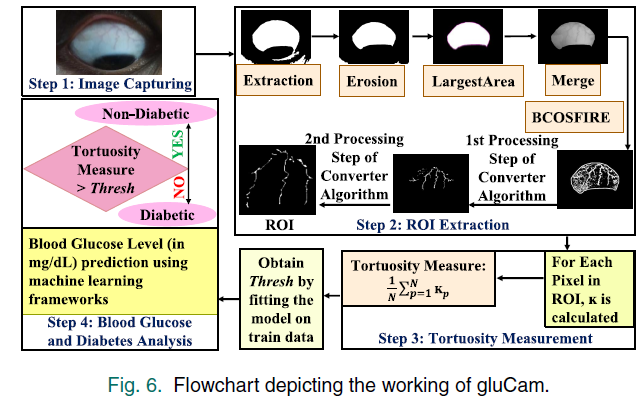
#> input picture images/1.png, 642 x 416 px
$ python -i roi_tccc.py   (imports and definitions only)
#> lines starting #> are read from the running program, lines starting #| are printed output that depends on the picture; after the words box and inside, x2 and y2 are one past the last pixel; in counts of white or black regions, pixels touching at a corner belong together
import cv2
import numpy as np
import cosfire as c
from skimage.segmentation import chan_vese
import cv2
import math

ALLOWED_EXTENSIONS = set(['txt', 'pdf', 'png', 'jpg', 'jpeg', 'gif'])
DIR_PATH = ""
OUTPUT = []

# F:\gfg\Vaak-Bhaavna-main\media\documents\2.wav

def main(path: str):

#> called with path = '../images/1.png'
	img = cv2.imread(path)
#> img is the input picture: shape (416, 642, 3); mean B, G, R 189.8, 197.8, 201.7

	img1,img2,img3,img4,torsion=bloodGlucose(img)
	# img1,img2,imgc3,img4=encodeImg(img1),encodeImg(img2),encodeImg(img3),encodeImg(img4)

	return torsion

def allowed_file(filename):
	return '.' in filename and filename.rsplit('.', 1)[1].lower() in ALLOWED_EXTENSIONS

# [111 lines left out: functions findSide, drawLine, not called in this run]

def start(imageOrg):
	image = cv2.cvtColor(imageOrg, cv2.COLOR_BGR2GRAY)
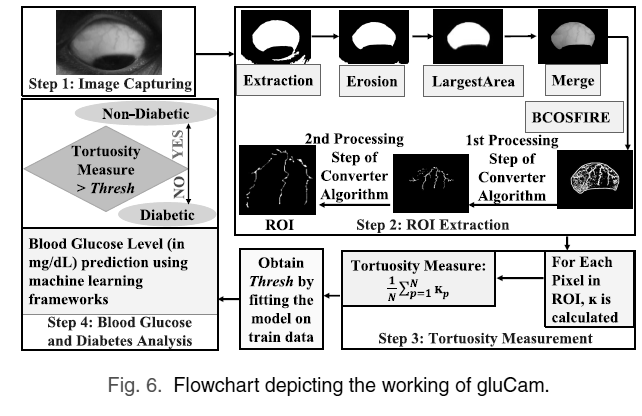
#> image: shape (416, 642); min 0, max 255, mean 198.1
	imgshape=image.shape
#> imgshape = (416, 642)
	cv = chan_vese(image, mu=0.25, lambda1=1, lambda2=1, tol=1e-3, max_num_iter=200, dt=0.5, init_level_set="checkerboard", extended_output=True)
	# cv = chan_vese(image, mu=0.25, lambda1=1, lambda2=1, tol=1e-3, max_iter=200, dt=0.5, init_level_set="checkerboard", extended_output=True)

	filename = 'savedImagechanvasa.jpg'
	chanVese=cv[0]*255
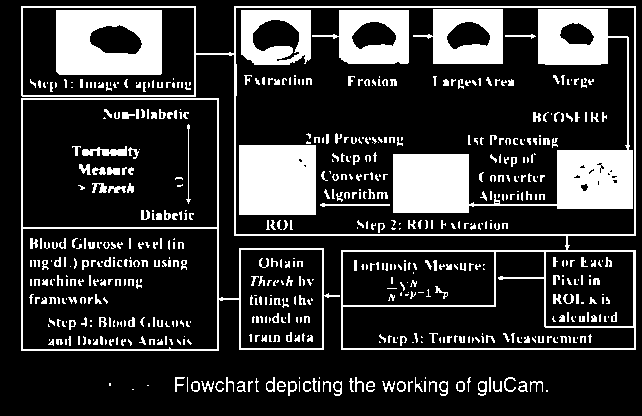
#> chanVese: shape (416, 642) int64; 20.4% white; 612 white regions (314 under 20 px), largest, box (x1, y1, x2, y2) and area: (393, 9, 633, 213) 12713, (21, 6, 636, 350) 6182, (56, 10, 162, 75) 5763
	# cv2.imwrite(filename,chanVese)

	img = np.zeros_like(imageOrg)
	img[:,:,0] = chanVese
	img[:,:,1] = chanVese
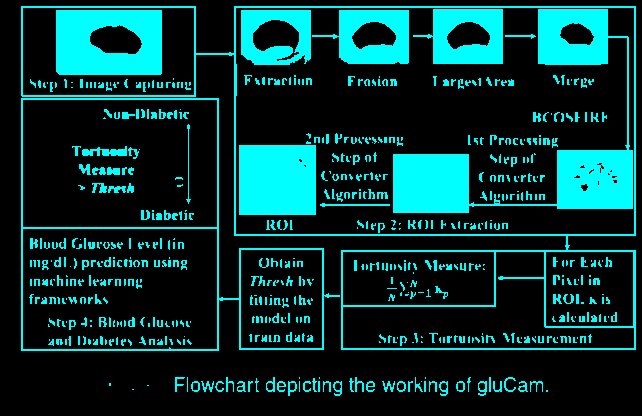
#> img: shape (416, 642, 3); mean of channels 0, 1, 2 52.1, 52.1, 0; drawn as B, G, R
	img[:,:,2] = chanVese
	if (img[int((imgshape[0])/2)][int((imgshape[1])/3)][0]==0):
		img[img==255]=1
		img[img==0]=255
		img[img==1]=0

	kernel = np.ones((40,40),np.uint8)
	erosion = cv2.erode(img,kernel,iterations = 1)
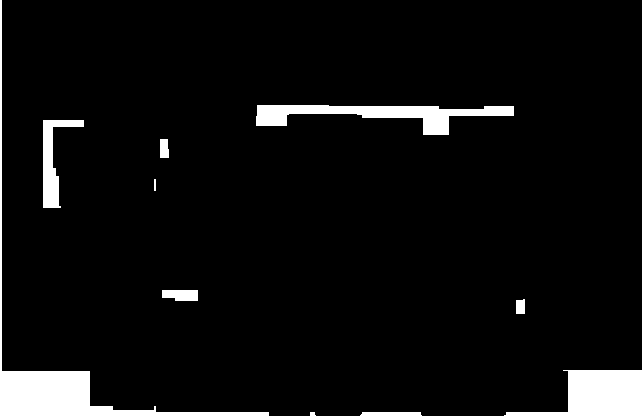
#> erosion: shape (416, 642, 3); 5.6% white; 10 white regions, largest, box (x1, y1, x2, y2) and area: (0, 0, 269, 416) 5740, (504, 370, 642, 416) 3659, (256, 105, 514, 135) 3290
	erosion = cv2.bitwise_not(erosion)
	gray = cv2.cvtColor(erosion, cv2.COLOR_BGR2GRAY)

	thresh = cv2.threshold(gray, 0, 255, cv2.THRESH_BINARY_INV + cv2.THRESH_OTSU)[1]
#> thresh: shape (416, 642); 5.6% white; 10 white regions

	cnts = cv2.findContours(thresh, cv2.RETR_EXTERNAL, cv2.CHAIN_APPROX_SIMPLE)
#> cnts = 10 contours, 2 with area under 20; largest, box (x1, y1, x2, y2) and area: (0, 0, 269, 416) 5054, (504, 370, 642, 416) 3472, (256, 105, 514, 135) 2993, (43, 120, 84, 208) 1183, (162, 290, 198, 301) 312, (360, 412, 422, 416) 176, (160, 139, 169, 158) 134, (516, 299, 525, 314) 106
	cnts = cnts[0] if len(cnts) == 2 else cnts[1]
	cnts = sorted(cnts, key=cv2.contourArea, reverse=True)
	area = 0
	for c in cnts:
		cv2.drawContours(erosion, [c], -1, (36,255,12), 3)
		perimeter = cv2.arcLength(c,True)
		area = cv2.contourArea(c)
		k = cv2.isContourConvex(c)
		leftmost = tuple(c[c[:,:,0].argmin()][0])
		rightmost = tuple(c[c[:,:,0].argmax()][0])
		topmost = tuple(c[c[:,:,1].argmin()][0])
		bottommost = tuple(c[c[:,:,1].argmax()][0])
		shape=erosion.shape
		erosion[:topmost[1],:,:] = 255
		erosion[bottommost[1]:,:,:] = 255
		erosion[:,:leftmost[0],:] = 255
		erosion[:,rightmost[0]:,:] = 255
		break
#> this loop made 1 pass
#> (perimeter, area, k, rightmost, topmost, bottommost, shape) on pass 1: (1371.1, 5054.5, False, (268, 415), (0, 0), (0, 415), (416, 642, 3))
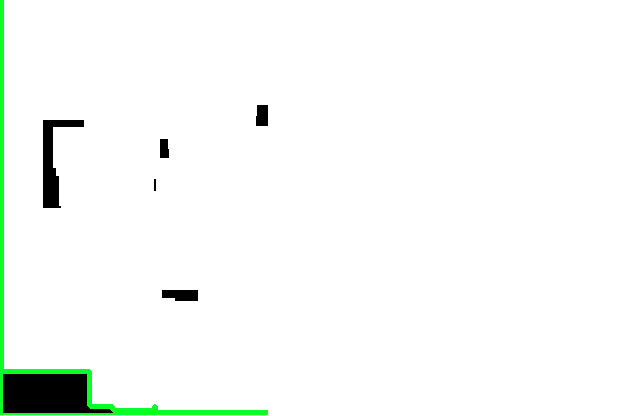
#> erosion: shape (416, 642, 3); mean of channels 0, 1, 2 246.9, 249.8, 246.6; drawn as B, G, R

	cv2.imwrite('bulbimage.jpg',erosion)

	img = image
	img4 = cv2.cvtColor(erosion, cv2.COLOR_BGR2GRAY)

	img[img4==255]=0
#> img: shape (416, 642)

	cv2.imwrite('vesselobt.jpg',img)
	return chanVese,erosion,img

def BCOSFIRE(img_rgb, mask=[]):
	## Model configuration

	proto_symm = np.zeros(shape=(201,201)).astype(np.uint8)
	proto_symm[:,100] = 255

	subject = 255 - img_rgb[:,:,1]
	subject = subject/255

	cx, cy = (100,100)

	# Symmetrical filter
	cosfire_symm = c.COSFIRE(
		c.CircleStrategy(c.DoGFilter, (2.4, 1), prototype=proto_symm, center=(cx,cy), rhoList=range(0,9,2), sigma0=3,  alpha=0.7,
		rotationInvariance = np.arange(12)/12*np.pi)
	   ).fit()
	resp_symm = cosfire_symm.transform(subject)

	# Asymmetrical filter
	cosfire_asymm = c.COSFIRE(
			c.CircleStrategy(c.DoGFilter, (1.8, 1), prototype=proto_symm, center=(cx,cy), rhoList=range(0,23,2), sigma0=2,  alpha=0.1,
			rotationInvariance = np.arange(24)/12*np.pi)
		   ).fit()


	# Make asymmetrical
	asymmTuples = []
	for tupl in cosfire_asymm.strategy.tuples:
		if tupl[1] <= np.pi:
			asymmTuples.append(tupl)
	cosfire_asymm.strategy.tuples = asymmTuples
	resp_asymm = cosfire_asymm.transform(subject)


	resp = resp_symm + resp_asymm
	resp_symm = c.rescaleImage(resp_symm, 0, 255)
	resp_asymm = c.rescaleImage(resp_asymm, 0, 255)
	resp = np.multiply(resp, mask)
	resp = c.rescaleImage(resp, 0, 255)
	segresp = np.where(resp > 37, 255, 0)
	return resp,segresp

# [188 lines left out: functions vessel, checkFour, tccc, not called in this run]

def chan_veseAlgo(img):
	img_rgb = cv2.cvtColor(img, cv2.COLOR_BGR2RGB)
	img_rgb = np.pad(img_rgb,((20,20),(20,20),(0,0))) # Add some padding to get rid of the white edges in the output vessel image
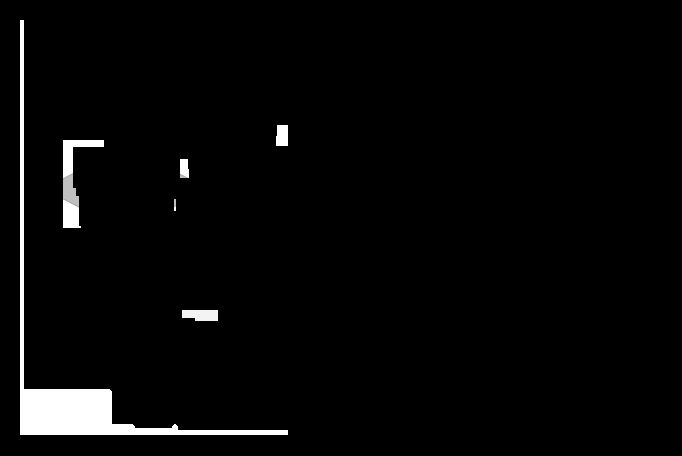
#> img_rgb: shape (456, 682, 3); min 0, max 255, mean 7.2
	mask = np.ones(shape=img_rgb.shape[:-1])

	resp,segresp = BCOSFIRE(img_rgb,mask)
#> in BCOSFIRE, `subject = 255 - img_rgb[:,:,1]`:
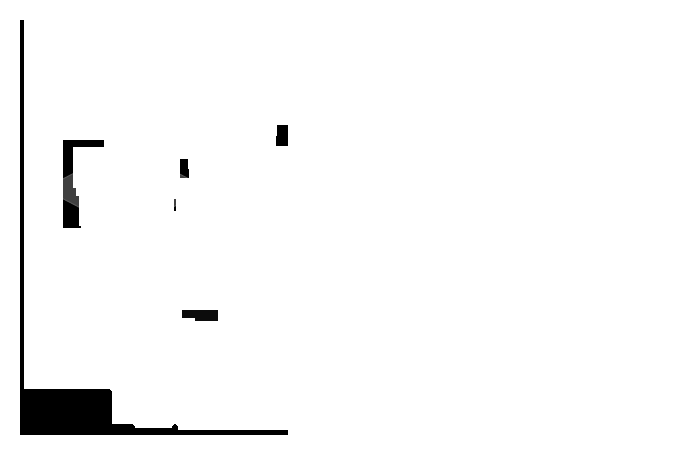
#> subject: shape (456, 682); min 0, max 255, mean 247.8
	resp = resp[20:-20,20:-20] # Remove padding
	p_vessel = resp/np.amax(resp)
	sample_1_out = (((p_vessel - p_vessel.min()) / (p_vessel.max() - p_vessel.min())) * 255.9).astype(np.uint8)
	return sample_1_out

def bloodGlucose(image1):
	# print("before Start")
	img1,img2,img3=start(image1)
	# print("After Start, Before Chan Vese")
	sample_1_out=chan_veseAlgo(img3)
	# print("After chan_vese, before vessel")
	img4=vessel(sample_1_out,img2)
	# print("After vessel, before tccc")
	torsion=tccc(img4)
	# print("After tccc")
	return img1,img2,img3,img4,torsion

# [6 lines left out: function encodeImg, not called in this run]

#> (the run stopped early here; a loop or call above may not have finished)

$ run again, on images/3.png
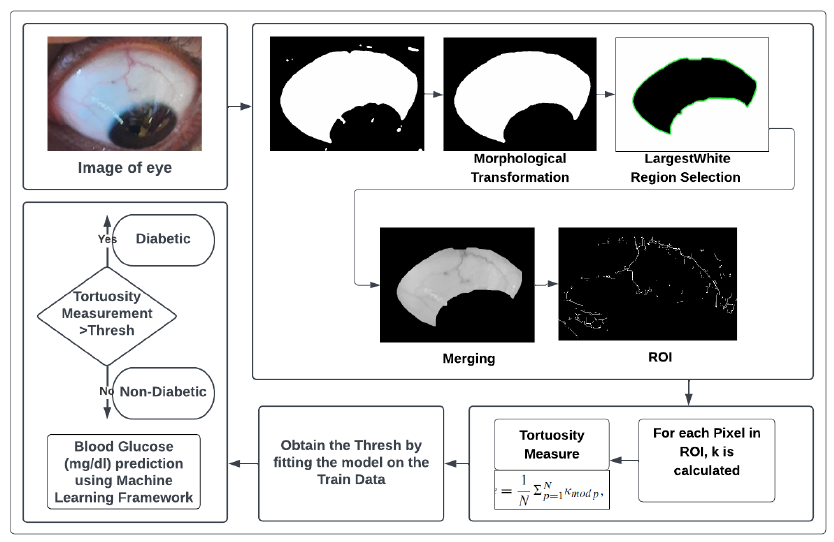
#> input picture images/3.png, 834 x 542 px
#> in main, img is the input picture: shape (542, 834, 3); mean B, G, R 207.6, 207.1, 207.1
#> in start, `chanVese=cv[0]*255`:
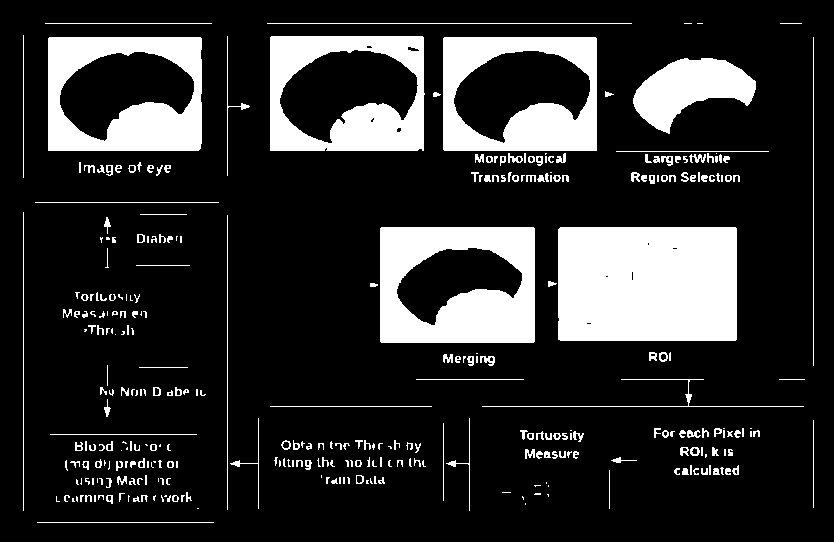
#> chanVese: shape (542, 834) int64; 17.6% white; 336 white regions (134 under 20 px), largest, box (x1, y1, x2, y2) and area: (558, 227, 737, 341) 20376, (380, 227, 535, 343) 12639, (48, 37, 202, 151) 10361
#> gray: shape (542, 834); 81.4% white; 20 black regions (1 under 20 px), largest, box (x1, y1, x2, y2) and area: (0, 0, 834, 542) 49398, (234, 427, 834, 542) 21656, (154, 286, 208, 348) 2715
#> thresh: shape (542, 834); 18.6% white; 20 white regions (1 under 20 px)
#> cnts = 20 contours, 1 with area under 20; largest, box (x1, y1, x2, y2) and area: (0, 0, 834, 542) 46572, (234, 427, 834, 542) 20817, (154, 286, 208, 348) 2594, (44, 338, 88, 415) 2577, (44, 223, 86, 290) 2000
#> the loop in start, `for c in cnts:` made 1 pass
#> (perimeter, area, k, rightmost, topmost, bottommost, shape) on pass 1: (5684.2, 46572.5, False, (833, 17), (0, 0), (0, 541), (542, 834, 3))
#> in BCOSFIRE, `subject = 255 - img_rgb[:,:,1]`:
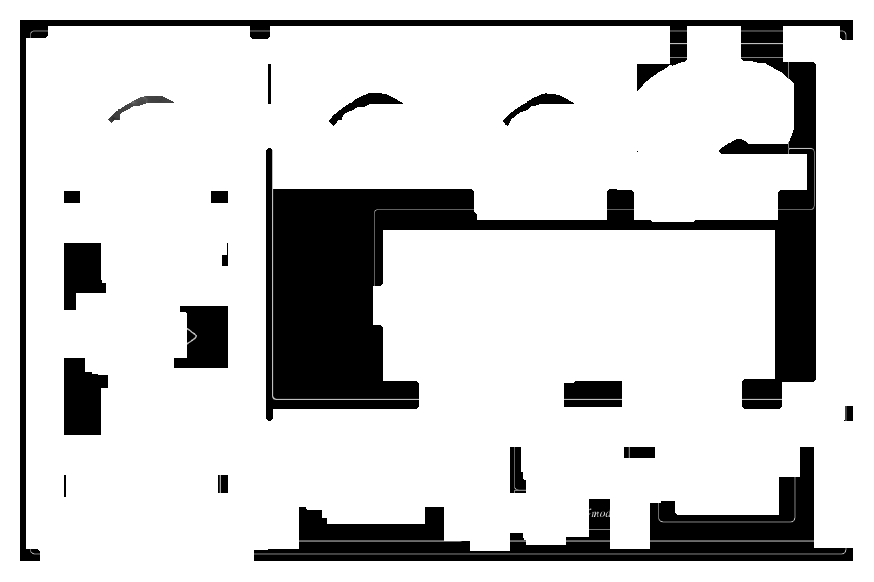
#> subject: shape (582, 874); min 0, max 255, mean 209.8

$ run again, on images/4.png
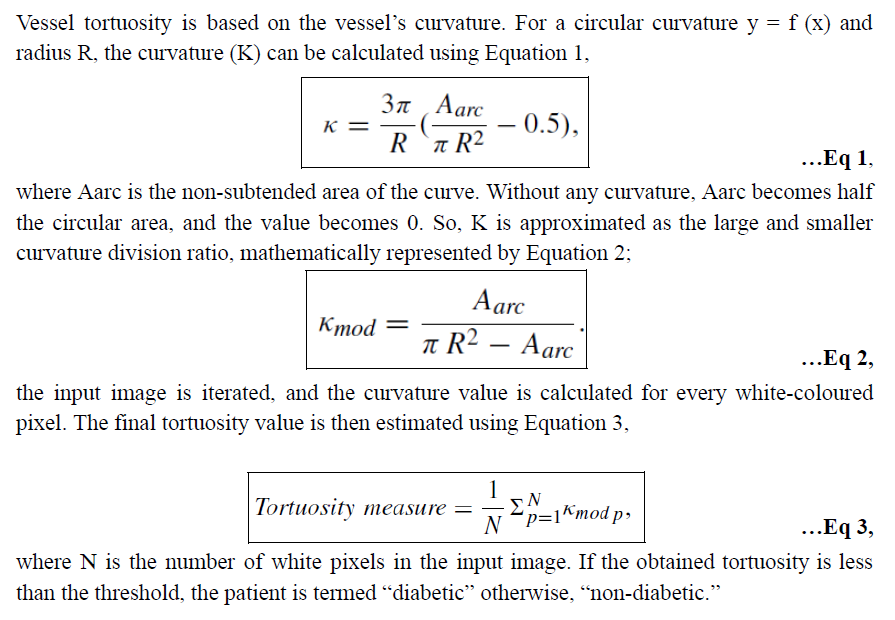
#> input picture images/4.png, 895 x 620 px
#> in main, img is the input picture: shape (620, 895, 3); mean B, G, R 241.7, 241.4, 241.4
#> chanVese: shape (620, 895) int64; 13.9% white; 192 white regions (14 under 20 px), largest, box (x1, y1, x2, y2) and area: (240, 244, 381, 265) 1645, (735, 384, 874, 400) 1496, (182, 183, 316, 199) 1460
#> gray: shape (620, 895); 71.7% white; 13 black regions (2 under 20 px), largest, box (x1, y1, x2, y2) and area: (607, 206, 895, 620) 56835, (609, 0, 895, 169) 29462, (0, 280, 287, 370) 25096
#> thresh: shape (620, 895); 28.3% white; 13 white regions (2 under 20 px)
#> cnts = 13 contours, 2 with area under 20; largest, box (x1, y1, x2, y2) and area: (607, 206, 895, 620) 55646, (609, 0, 895, 169) 28974, (0, 280, 287, 370) 24722, (0, 80, 282, 169) 23600, (0, 450, 229, 539) 18890
#> the loop in start, `for c in cnts:` made 1 pass
#> (perimeter, area, k, leftmost, topmost, bottommost, shape) on pass 1: (2399.8, 55645.5, False, (607, 280), (894, 206), (723, 619), (620, 895, 3))
#> in chan_veseAlgo, `img_rgb = np.pad(img_rgb,((20,20),(20,20),(0,0)))`:
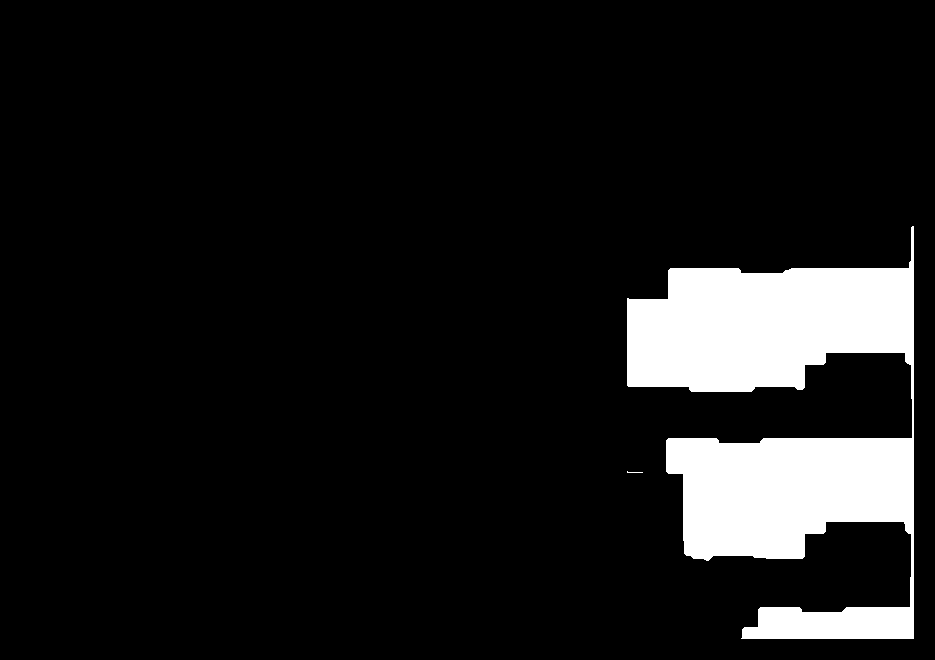
#> img_rgb: shape (660, 935, 3); 9.7% white; 2 white regions (1 under 20 px), largest, box (x1, y1, x2, y2) and area: (627, 226, 914, 639) 59659
